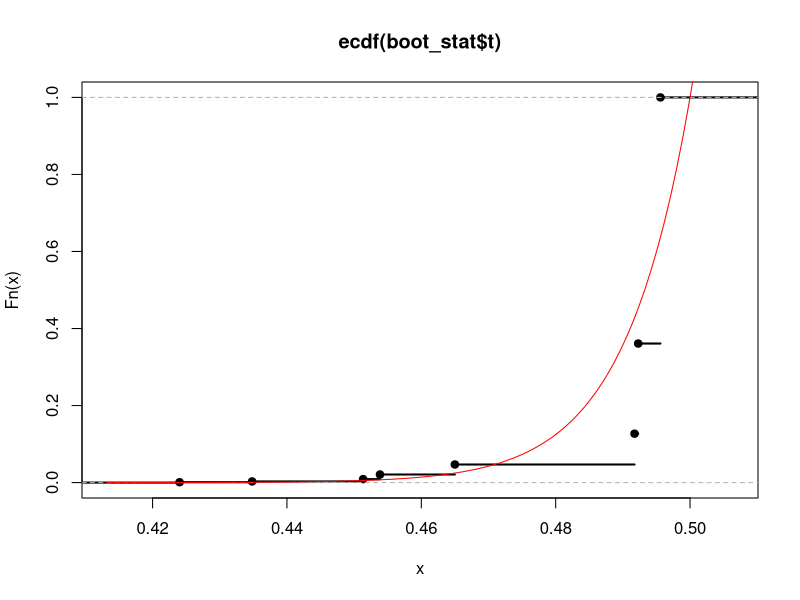
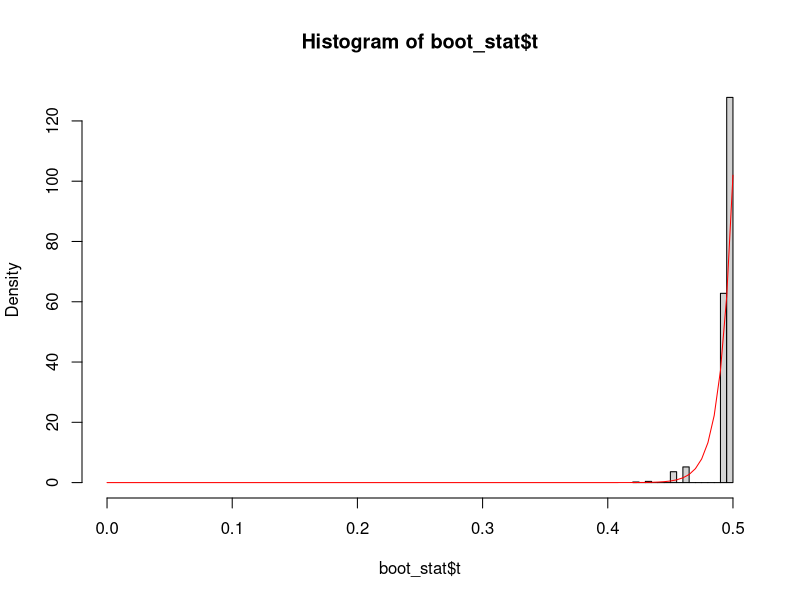
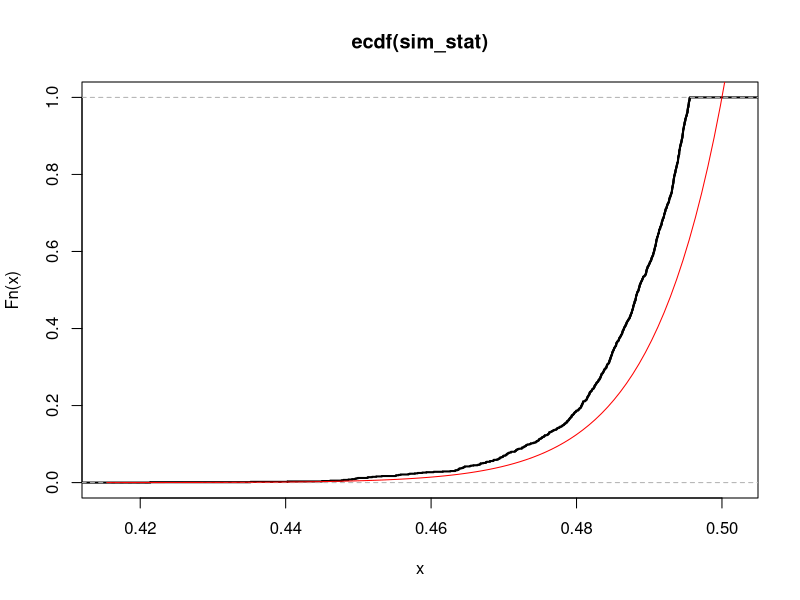
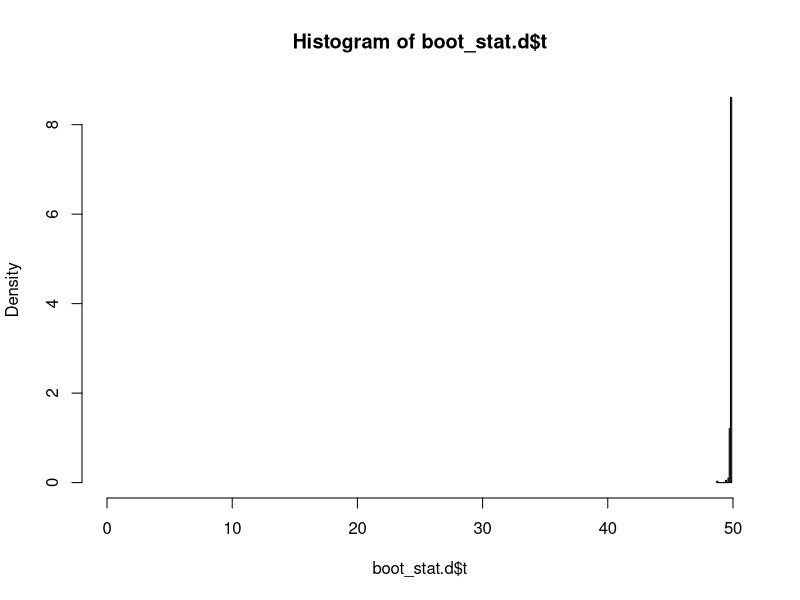
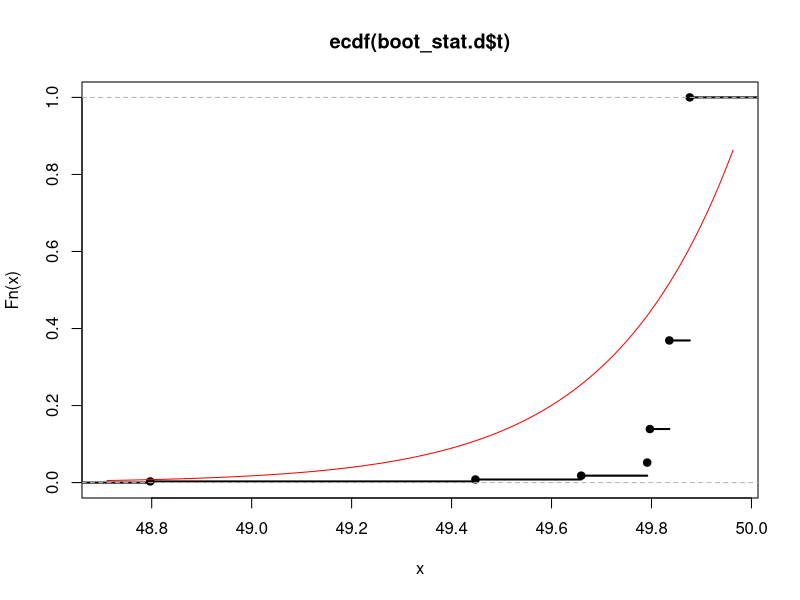
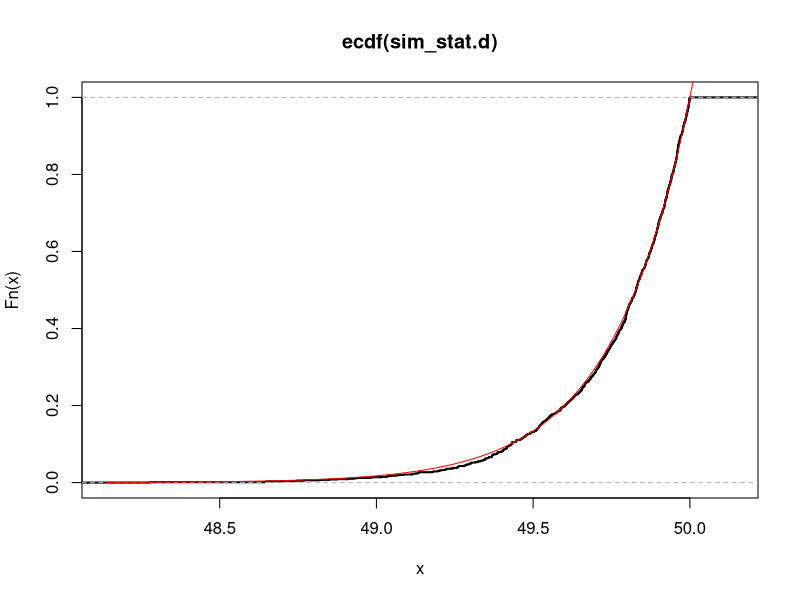

Reproduce these figures in R, in order.
#a)#procjenitelj za theta je max(x(i))
theta=0.5
n=50
uzorak<-runif(50,0,theta)

#Ftheta_kapa=? i ftheta_kapa=?
##Ftheta_kapa(x)=P(theta_kapa<=x)=P(X_max<=x)=P(X<=x)^n=(x/theta)^n
#ftheta_kapa(x)=Ftheta_kapa(x)'=n*x^(n-1)/theta^n za xe[0,theta]
###b) Distr od theta_kap procjeni s param i neparam bootstrapom za B=1000
### i usporedi s pravom distr, koja je procjena bolja?

### Neparametarski bootstrap
B=1000
stat=function(podaci, k){
  return(max(podaci[k]))
}

library(boot)
boot_stat = boot(uzorak, statistic = stat, R = B)
boot_stat
boot_stat$t #vrijednosti od theta_kap

### Usporedba funkcija distribucije
### Uoči, i fja distr i fja gustoće ovise i o theta i o n!!

x=seq(0, 0.5, 0.01)
n_x=length(x) #51
plot(ecdf(boot_stat$t),lwd=2)

curve((x/theta)^(n_x), type='l', ylab='Vrijednosti', col="red",add=T)







### Usporedba funkcija gustoće
h=hist(boot_stat$t, probability = TRUE, xlim=c(0, 0.5))
curve(n_x*x^(n_x-1)/theta^n_x, add = TRUE, col="red" )
#Sličan zaključak kao i s fjama distribucije





### Parametarski pristup
sim_uzorci = replicate(B, runif(n, 0, max(uzorak))) 

stat2 = function(podaci){
  return(max(podaci))
}

sim_stat = apply(X = sim_uzorci, MARGIN = 2, FUN = stat2 )
sim_stat



#Usporedba fje distribucije
plot(ecdf(sim_stat),lwd=2)
curve((x/theta)^(n_x), type='l', ylab='Vrijednosti', col="red",add=T)

### U parametarskom pristupu simuliramo uzorke koristeci poznatu informaciju o
### distribuciji uzorka pa su procjene za theta_kap bolje.

###Zaključak: Param. metoda daje bolju procjenu za distribuciju od theta_kap






### c) Usporedi proc ocek i var od theta_kap s pravim vrijednostima.

### Neparametarski
mean(boot_stat$t)   #0.4894
var(boot_stat$t)    #4.181016e-05

### Parametarski
mean(sim_stat)      #0.4899
var(sim_stat)       #9.081673e-05

### Za funkcija gustoće f(x)=n*x^(n-1)/theta^n, x na [0, theta]
### EX= n*theta/(n+1)
### EX^2= n*theta^2/(n+2)
### VarX=EX^2-(EX)^2

EX=n*theta/(n+1)
EX #0.4901961

EX2=n*theta^2/(n+2)
VarX=EX2-(EX)^2
VarX #9.242008e-05

###Parametarski pristup je opet bolje procjenio



### d) Ponoviti sve ovo za n=200, theta=50
n=200
theta=50
uzorak.d=runif(n, 0, theta)

### neparametarski
boot_stat.d = boot(uzorak.d, statistic = stat, R = B)
h=hist(boot_stat.d$t, probability = TRUE, xlim=c(0, theta))

x=seq(0, 0.5, 0.01)
plot(ecdf(boot_stat.d$t),lwd=2)

curve((x/theta)^(200), type='l', ylab='Vrijednosti', col="red",add=T)
### Ne poklapaju se bas.


### parametarski
sim_uzorci.d = replicate(B, runif(n, 0, theta) ) 
sim_stat.d = apply(X = sim_uzorci.d, MARGIN = 2, FUN = stat2 )

plot(ecdf(sim_stat.d),lwd=2)

curve((x/theta)^(200), type='l', ylab='Vrijednosti', col="red",add=T)

### Bolje se poklapaju.


#usporedba ocekivanja i varijanci

mean(boot_stat.d$t)   #49.93
var(boot_stat.d$t)    #0.028

### Parametarski
mean(sim_stat.d)      #49.75511
var(sim_stat.d)       #0.06045598

EX=n*theta/(n+1)
EX #49.75124

EX2=n*theta^2/(n+2)
VarX=EX2-(EX)^2
VarX #0.06126699


#Zakljucak je opet isti -> parametarski model je bolji.

